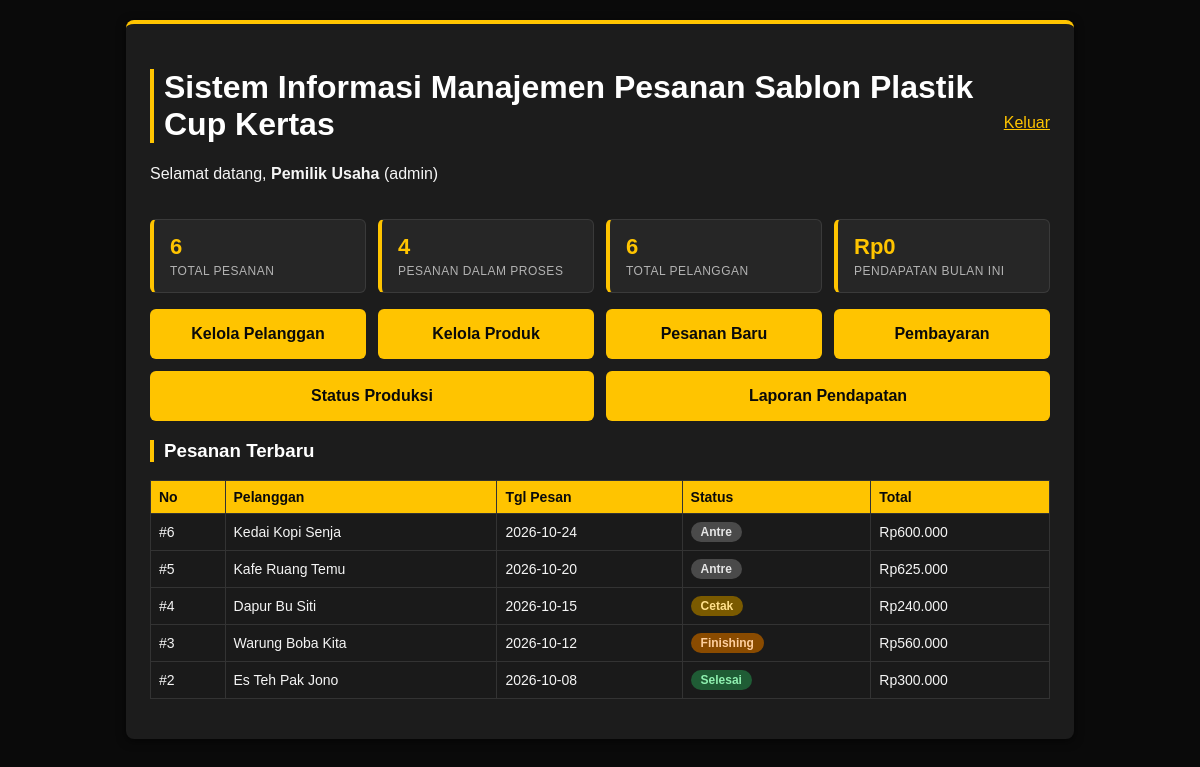
/index.php (signed in), run on the app's committed database.
### tables this page shows
CREATE TABLE pesanan (
    id_pesanan      INT AUTO_INCREMENT,
    id_pelanggan    INT  NOT NULL,
    id_user         INT  NOT NULL COMMENT 'kasir yang mencatat pesanan',
    tgl_pesan       DATE NOT NULL,
    status_produksi ENUM('antre', 'cetak', 'finishing', 'selesai') NOT NULL DEFAULT 'antre',
    total_harga     INT  NOT NULL DEFAULT 0,
    CONSTRAINT pk_pesanan           PRIMARY KEY (id_pesanan),
    CONSTRAINT ck_pesanan_total     CHECK (total_harga >= 0),
    CONSTRAINT fk_pesanan_pelanggan FOREIGN KEY (id_pelanggan)
        REFERENCES pelanggan (id_pelanggan) ON DELETE RESTRICT ON UPDATE CASCADE,
    CONSTRAINT fk_pesanan_user      FOREIGN KEY (id_user)
        REFERENCES users (id_user) ON DELETE RESTRICT ON UPDATE CASCADE
);

CREATE TABLE pelanggan (
    id_pelanggan INT AUTO_INCREMENT,
    nama         VARCHAR(100) NOT NULL,
    no_hp        VARCHAR(30),
    CONSTRAINT pk_pelanggan PRIMARY KEY (id_pelanggan)
);

### index.php (the view, shortened to what this page needs)
<?php
require 'config/koneksi.php';
$total_pelanggan = (int) $pdo->query("SELECT COUNT(*) FROM pelanggan")->fetchColumn();
$total_pesanan = (int) $pdo->query("SELECT COUNT(*) FROM pesanan")->fetchColumn();
$pesanan_proses = (int) $pdo->query("SELECT COUNT(*) FROM pesanan WHERE status_produksi <> 'selesai'")->fetchColumn();
$bulan_ini = date('Y-m');
$stmt = $pdo->prepare("SELECT COALESCE(SUM(jumlah_bayar), 0) FROM pembayaran WHERE DATE_FORMAT(tgl_bayar, '%Y-%m') = ?");
$stmt->execute([$bulan_ini]);
$pendapatan_bulan_ini = (int) $stmt->fetchColumn();
$pesanan_terbaru = $pdo->query(
    "SELECT p.id_pesanan, pl.nama AS nama_pelanggan, p.tgl_pesan, p.status_produksi, p.total_harga
     FROM pesanan p
     JOIN pelanggan pl ON p.id_pelanggan = pl.id_pelanggan
     ORDER BY p.id_pesanan DESC
     LIMIT 5"
)->fetchAll(PDO::FETCH_ASSOC);
$label_status = [
    'antre' => 'Antre',
    'cetak' => 'Cetak',
    'finishing' => 'Finishing',
    'selesai' => 'Selesai',
];
?>
<!DOCTYPE html>
<html lang="id">
<head>
    <link rel="stylesheet" href="style.css">
</head>
<body>
<div class="container">
    <div style="display:flex; justify-content:space-between; align-items:center;">
        <div>
            <h1>Sistem Informasi Manajemen Pesanan Sablon Plastik Cup Kertas</h1>
            <p>Selamat datang, <strong><?= htmlspecialchars($_SESSION['nama']) ?></strong> (<?= htmlspecialchars($_SESSION['role']) ?>)</p>
        </div>
        <a href="logout.php">Keluar</a>
    </div>
    <div class="stats">
        <div class="statcard">
            <div class="statnum"><?= $total_pesanan ?></div>
            <div class="statlbl">Total Pesanan</div>
        </div>
        <div class="statcard">
            <div class="statnum"><?= $pesanan_proses ?></div>
            <div class="statlbl">Pesanan Dalam Proses</div>
        </div>
        <div class="statcard">
            <div class="statnum"><?= $total_pelanggan ?></div>
            <div class="statlbl">Total Pelanggan</div>
        </div>
        <div class="statcard">
            <div class="statnum">Rp<?= number_format($pendapatan_bulan_ini, 0, ',', '.') ?></div>
            <div class="statlbl">Pendapatan Bulan Ini</div>
        </div>
    </div>
    <div class="menu">
        <?php if (in_array($_SESSION['role'], ['admin', 'kasir'])): ?>
            <a href="pelanggan.php" class="card">Kelola Pelanggan</a>
        <?php endif; ?>
        <?php if (in_array($_SESSION['role'], ['admin', 'kasir'])): ?>
            <a href="produk.php" class="card">Kelola Produk</a>
        <?php endif; ?>
        <?php if (in_array($_SESSION['role'], ['admin', 'kasir'])): ?>
            <a href="pesanan.php" class="card">Pesanan Baru</a>
            <a href="pembayaran.php" class="card">Pembayaran</a>
        <?php endif; ?>
        <?php if (in_array($_SESSION['role'], ['admin', 'produksi'])): ?>
            <a href="produksi.php" class="card">Status Produksi</a>
        <?php endif; ?>
        <?php if ($_SESSION['role'] === 'admin'): ?>
            <a href="laporan.php" class="card">Laporan Pendapatan</a>
        <?php endif; ?>
    </div>
    <h3>Pesanan Terbaru</h3>
    <table>
        <tr><th>No</th><th>Pelanggan</th><th>Tgl Pesan</th><th>Status</th><th>Total</th></tr>
        <?php foreach ($pesanan_terbaru as $ps): ?>
        <tr>
            <td>#<?= $ps['id_pesanan'] ?></td>
            <td><?= htmlspecialchars($ps['nama_pelanggan']) ?></td>
            <td><?= htmlspecialchars($ps['tgl_pesan']) ?></td>
            <td><span class="status-badge status-<?= htmlspecialchars($ps['status_produksi']) ?>"><?= $label_status[$ps['status_produksi']] ?? htmlspecialchars($ps['status_produksi']) ?></span></td>
            <td>Rp<?= number_format($ps['total_harga'], 0, ',', '.') ?></td>
        </tr>
        <?php endforeach; ?>
    </table>
</div>
</body>
</html>

### style.css (style rules this page uses)
body { font-family: Arial, sans-serif; background: #0a0a0a; margin: 0; padding: 20px; color: #f5f5f5; }
.container { max-width: 900px; margin: 0 auto; background: #1c1c1c; padding: 24px; border-radius: 8px; box-shadow: 0 2px 10px rgba(0,0,0,0.6); border-top: 4px solid #ffc400; }
h1, h2, h3 { color: #ffffff; border-left: 4px solid #ffc400; padding-left: 10px; }
.stats { display: flex; gap: 12px; margin-top: 20px; flex-wrap: wrap; }
.statcard { flex: 1; min-width: 160px; background: #262626; border: 1px solid #3a3a3a; border-left: 4px solid #ffc400; border-radius: 6px; padding: 14px 16px; }
.statnum { font-size: 22px; font-weight: bold; color: #ffc400; margin-bottom: 4px; }
.statlbl { font-size: 12px; color: #b3b3b3; text-transform: uppercase; letter-spacing: 0.5px; }
.status-badge { display: inline-block; padding: 3px 10px; border-radius: 10px; font-size: 12px; font-weight: bold; background: #333; color: #f5f5f5; }
.status-badge.status-antre { background: #4a4a4a; color: #e5e5e5; }
.status-badge.status-cetak { background: #7a5a00; color: #ffe08a; }
.status-badge.status-finishing { background: #8a4b00; color: #ffcf9e; }
.status-badge.status-selesai { background: #1f5c35; color: #8ff0b0; }
.menu { display: flex; gap: 12px; margin-top: 16px; flex-wrap: wrap; }
.card { display: block; padding: 16px 20px; background: #ffc400; color: #0a0a0a; text-decoration: none; border-radius: 6px; flex: 1; text-align: center; min-width: 160px; font-weight: bold; }
table { width: 100%; border-collapse: collapse; margin: 16px 0; }
th, td { border: 1px solid #333; padding: 8px; text-align: left; font-size: 14px; }
th { background: #ffc400; color: #0a0a0a; }
td { background: #1a1a1a; color: #f5f5f5; }
a { color: #ffc400; }

### data on the page
pesanan: id_pesanan "6", id_pelanggan.nama "Kedai Kopi Senja", tgl_pesan "2026-10-24", status_produksi "Antre", total_harga "600.000"
pesanan: id_pesanan "5", id_pelanggan.nama "Kafe Ruang Temu", tgl_pesan "2026-10-20", status_produksi "Antre", total_harga "625.000"
pesanan: id_pesanan "4", id_pelanggan.nama "Dapur Bu Siti", tgl_pesan "2026-10-15", status_produksi "Cetak", total_harga "240.000"
pesanan: id_pesanan "3", id_pelanggan.nama "Warung Boba Kita", tgl_pesan "2026-10-12", status_produksi "Finishing", total_harga "560.000"
pesanan: id_pesanan "2", id_pelanggan.nama "Es Teh Pak Jono", tgl_pesan "2026-10-08", status_produksi "Selesai", total_harga "300.000"

### other printed values
$_SESSION['nama'] "Pemilik Usaha"
$_SESSION['role'] "admin"
$total_pesanan "6"
$pesanan_proses "4"
$total_pelanggan "6"
$pendapatan_bulan_ini "0"
